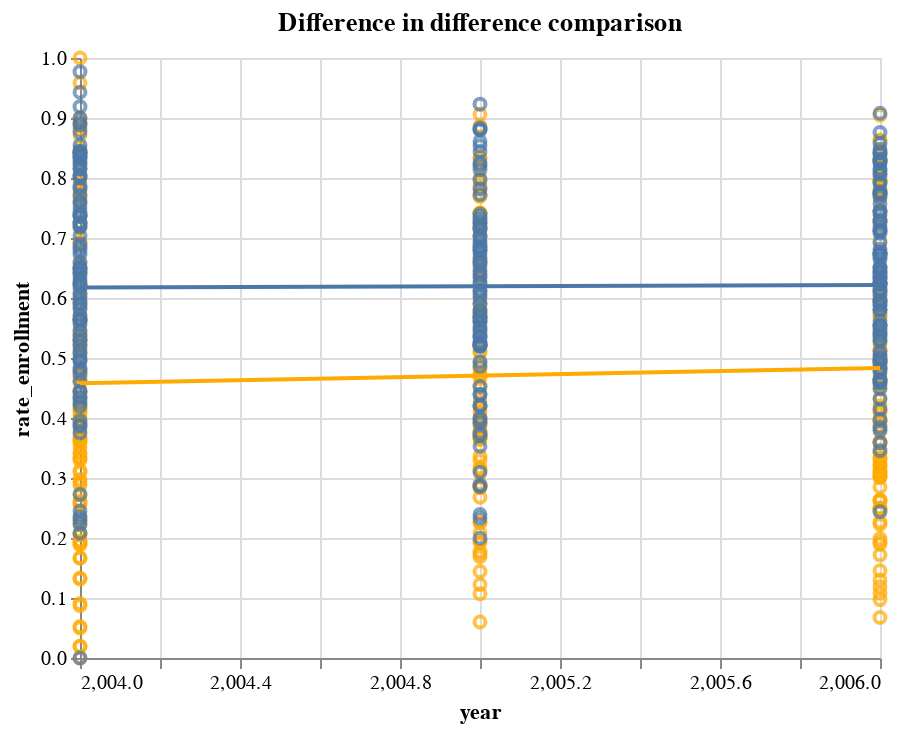

Write notebook code for a chart like this one.
### Code cell
import altair as alt

base = (
    alt.Chart(Y_t1_pre, title="Difference in difference comparison")
    .mark_point()
    .encode(
        alt.X("year", scale=alt.Scale(zero=False)),
        alt.Y("rate_enrollment", scale=alt.Scale(zero=False)),
        color=alt.value("#FFAA00")
    )
)

base2 = (
    alt.Chart(Y_t0_pre)
    .mark_point()
    .encode(
        alt.X("year", scale=alt.Scale(zero=False)),
        alt.Y("rate_enrollment", scale=alt.Scale(zero=False)),
    )
)

# base3 = (
#     alt.Chart(Y_t0_post)
#     .mark_point()
#     .encode(
#         alt.X("year", scale=alt.Scale(zero=False)),
#         alt.Y("rate_enrollment", scale=alt.Scale(zero=False)),
#     )
# )

# base4 = (
#     alt.Chart(Y_t1_post)
#     .mark_point()
#     .encode(
#         alt.X("year", scale=alt.Scale(zero=False)),
#         alt.Y("rate_enrollment", scale=alt.Scale(zero=False)),
#     )
# )
# Adding linear regression to observe trend
(
    base
    + base2
    # + base3
    # + base4
    + base.transform_regression("year", "rate_enrollment").mark_line()
    + base2.transform_regression("year", "rate_enrollment").mark_line()
    # + base3.transform_regression("year", "rate_enrollment").mark_line()
    # + base4.transform_regression("year", "rate_enrollment").mark_line()
)

### Figure 1 — Vega-Lite specification as saved in the notebook (floating-point values rounded to 4 significant figures; data arrays with more than 128 entries replaced by an {"elided": "..."} marker saying what was removed)
{"config": {"view": {"continuousWidth": 400, "continuousHeight": 300}}, "layer": [{"data": {"name": "data-c268068b62c9bd38e8df105f0f75c4c3"}, "mark": "point", "encoding": {"color": {"value": "#FFAA00"}, "x": {"type": "quantitative", "field": "year", "scale": {"zero": false}}, "y": {"type": "quantitative", "field": "rate_enrollment", "scale": {"zero": false}}}, "title": "Difference in difference comparison"}, {"data": {"name": "data-c1e321dc2fb0a830d1a46e4fb0a47e09"}, "mark": "point", "encoding": {"x": {"type": "quantitative", "field": "year", "scale": {"zero": false}}, "y": {"type": "quantitative", "field": "rate_enrollment", "scale": {"zero": false}}}}, {"data": {"name": "data-c268068b62c9bd38e8df105f0f75c4c3"}, "mark": "line", "encoding": {"color": {"value": "#FFAA00"}, "x": {"type": "quantitative", "field": "year", "scale": {"zero": false}}, "y": {"type": "quantitative", "field": "rate_enrollment", "scale": {"zero": false}}}, "title": "Difference in difference comparison", "transform": [{"on": "year", "regression": "rate_enrollment"}]}, {"data": {"name": "data-c1e321dc2fb0a830d1a46e4fb0a47e09"}, "mark": "line", "encoding": {"x": {"type": "quantitative", "field": "year", "scale": {"zero": false}}, "y": {"type": "quantitative", "field": "rate_enrollment", "scale": {"zero": false}}}, "transform": [{"on": "year", "regression": "rate_enrollment"}]}], "$schema": "https://vega.github.io/schema/vega-lite/v4.8.1.json", "datasets": {"data-c268068b62c9bd38e8df105f0f75c4c3": {"elided": "279 records"}, "data-c1e321dc2fb0a830d1a46e4fb0a47e09": {"elided": "279 records"}}}
